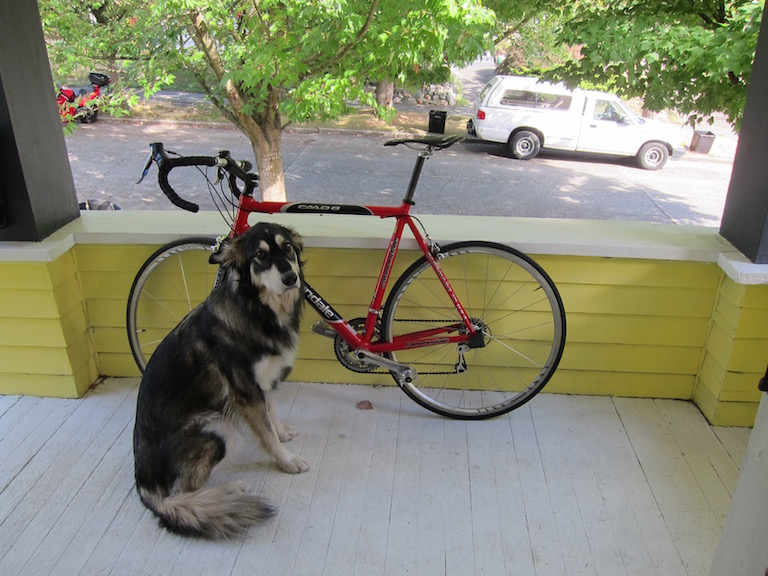
#> input picture 05_Jupyter_Notebook/dog.jpg, 768 x 576 px
$ jupyter execute --allow-errors yolov2.ipynb
#> lines starting #> are read from the running program, lines starting #| are printed output that depends on the picture
[cell 1]
#==================================================
#                import package
#=================================================
import math
from pynq import Overlay
from PIL import Image as PIL_Image
from PIL import ImageDraw as PIL_ImageDraw
from PIL import ImageFont
import matplotlib.pyplot as plt
import numpy as np
import math
from pynq import MMIO
from pynq import Xlnk
import time
import ctypes

[cell 2]
#image path
ORIG_IMG_PATH   = 'dog.jpg'

#> (a cell that did not finish here is left out)

#> (a cell that did not finish here is left out)

#> (a cell that did not finish here is left out)

#> (a cell that did not finish here is left out)

[cell 7]
#===============================================
#           yolov2 net_work data
#==============================================

weight_offset = [864, 18432, 73728, 8192, 73728,
		294912, 32768, 294912, 1179648, 131072, 1179648, 131072,
		1179648, 4718592, 524288, 4718592, 524288, 4718592, 9437184,
		9437184, 32768, 11796480, 435200, 0, 0, 0, 0, 0, 0, 0, 0, 0]
beta_offset = [32, 64, 128, 64, 128, 256, 128, 256, 512, 256, 512, 256, 512, 1024,
		512, 1024, 512, 1024, 1024, 1024, 64, 1024, 425, 0, 0, 0, 0, 0, 0, 0, 0, 0]
inputQ  = [14,9,10,11,10,11,11,10,11,11,10,10,10,10,11, 9,11,10, 9,11,10,10,11,9]
weightQ = [ 10,15,15,13,15,15,14,15,15,14,15,14,15,15,14,15,14,14,15,15,15,15,14 ]
betaQ = [11,12,11,12,12,12,12,12,12,13,12,12,13,13,13,12,12,12,15,13,14,13,13 ]

net_layers_outputs = [5537792,1384448,2768896,692224,1384448,692224,1384448,346112,
									692224,346112,692224,173056,346112,173056,346112,173056,
									346112,86528,173056,86528,173056,86528,173056,173056,
									173056,346112,43264,43264,216320,173056,71825,71825]

layertype = [0, 1, 0, 1, 0, 0, 0, 1, 0, 0, 0, 1, 0, 0, 0, 0, 0, 1, 0, 0, 0, 0, 0, 0, 0, 3, 0, 2, 3, 0, 0, 4]
layersize = [3, 2, 3, 2, 3, 1, 3, 2, 3, 1, 3, 2, 3, 1, 3, 1, 3, 2, 3, 1, 3, 1, 3, 3, 3, 0, 1, 0, 0, 3, 1, 0]
layerbatch_normalize = [1, 0, 1, 0, 1, 1, 1, 0, 1, 1, 1, 0, 1, 1, 1, 1, 1, 0, 1, 1, 1, 1, 1, 1, 1, 0, 1, 0, 0, 1, 0, 0]
layeractivation = [1, 0, 1, 0, 1, 1, 1, 0, 1, 1, 1, 0, 1, 1, 1, 1, 1, 0, 1, 1, 1, 1, 1, 1, 1, 0, 1, 0, 0, 1, 0, 0]

layerstride = [1, 2, 1, 2, 1, 1, 1, 2, 1, 1, 1, 2, 1, 1, 1, 1, 1, 2, 1, 1, 1, 1, 1, 1, 1, 0, 1, 2, 0, 1, 1, 0]
layerpad = [1,0,1,0,1,0,1,0,1,0,1,0,1,0,1,0,1,0,1,0,1,0,1,1,1,0,0,0,0,1,0,0]

layern= [32, 0, 64, 0, 128, 64, 128, 0, 256, 128, 256, 0, 512, 256, 512, 256, 512, 0, 1024, 512, 1024, 512, 1024, 1024, 1024, 1, 64, 0, 2, 1024, 425, 5]
layerw = [416, 416, 208, 208, 104, 104, 104, 104, 52, 52, 52, 52, 26, 26, 26, 26, 26, 26, 13, 13, 13, 13, 13, 13, 13, 0, 26, 26, 0, 13, 13, 13]
layerh= [416, 416, 208, 208, 104, 104, 104, 104, 52, 52, 52, 52, 26, 26, 26, 26, 26, 26, 13, 13, 13, 13, 13, 13, 13, 0, 26, 26, 0, 13, 13, 13]
layerc = [3, 32, 32, 64, 64, 128, 64, 128, 128, 256, 128, 256, 256, 512, 256, 512, 256, 512, 512, 1024, 512, 1024, 512, 1024, 1024, 0, 512, 64, 0, 1280, 1024, 425]
layerout_w = [416, 208, 208, 104, 104, 104, 104, 52, 52, 52, 52, 26, 26, 26, 26, 26, 26, 13, 13, 13, 13, 13, 13, 13, 13, 26, 26, 13, 13, 13, 13, 13]
layerout_h = [416, 208, 208, 104, 104, 104, 104, 52, 52, 52, 52, 26, 26, 26, 26, 26, 26, 13, 13, 13, 13, 13, 13, 13, 13, 26, 26, 13, 13, 13, 13, 13]
layerout_c = [32, 32, 64, 64, 128, 64, 128, 128, 256, 128, 256, 256, 512, 256, 512, 256, 512, 512, 1024, 512, 1024, 512, 1024, 1024, 1024, 512, 64, 256, 1280, 1024, 425, 425]

layerbias = [0.57273, 0.677385, 1.87446, 2.06253, 3.33843, 5.47434, 7.88282, 3.52778, 9.77052, 9.16828]

classes = 80
batch = 1
coords=4
background = 0
softmax =1

S=2
K=3
Tn=4
Tm=32
Tr=26
Tc=26

OnChipIB_Width=((Tc-1)*S+K)
OnChipIB_Height=((Tr-1)*S+K)
ALPHA_BETA_MAX_NUM=1024

#> (the rest of this cell did not finish here and is left out)

[cell 8]
#===============================================
#                  yolov2 hw Ex
#==============================================

#IP_base_address
IP_BASE_ADDRESS    =  0x43C00000
ADDRESS_RANGE      = 0x180

XYOLO2_FPGA_CTRL_BUS_ADDR_AP_CTRL            =0x000
XYOLO2_FPGA_CTRL_BUS_ADDR_GIE                =0x004
XYOLO2_FPGA_CTRL_BUS_ADDR_IER                =0x008
XYOLO2_FPGA_CTRL_BUS_ADDR_ISR                =0x00c
XYOLO2_FPGA_CTRL_BUS_ADDR_INPUT_R_DATA       =0x010
XYOLO2_FPGA_CTRL_BUS_ADDR_INPUT1_DATA        =0x018
XYOLO2_FPGA_CTRL_BUS_ADDR_INPUT2_DATA        =0x020
XYOLO2_FPGA_CTRL_BUS_ADDR_INPUT3_DATA        =0x028
XYOLO2_FPGA_CTRL_BUS_ADDR_OUTPUT_R_DATA      =0x030
XYOLO2_FPGA_CTRL_BUS_ADDR_OUTPUT1_DATA       =0x038
XYOLO2_FPGA_CTRL_BUS_ADDR_WEIGHT_DATA        =0x040
XYOLO2_FPGA_CTRL_BUS_ADDR_BETA_DATA          =0x048
XYOLO2_FPGA_CTRL_BUS_ADDR_INFM_NUM_DATA      =0x050
XYOLO2_FPGA_CTRL_BUS_ADDR_OUTFM_NUM_DATA     =0x058
XYOLO2_FPGA_CTRL_BUS_ADDR_KERNEL_SIZE_DATA   =0x060
XYOLO2_FPGA_CTRL_BUS_ADDR_KERNEL_STRIDE_DATA =0x068
XYOLO2_FPGA_CTRL_BUS_ADDR_INPUT_W_DATA       =0x070
XYOLO2_FPGA_CTRL_BUS_ADDR_INPUT_H_DATA       =0x078
XYOLO2_FPGA_CTRL_BUS_ADDR_OUTPUT_W_DATA      =0x080
XYOLO2_FPGA_CTRL_BUS_ADDR_OUTPUT_H_DATA      =0x088
XYOLO2_FPGA_CTRL_BUS_ADDR_PADDING_DATA       =0x090
XYOLO2_FPGA_CTRL_BUS_ADDR_ISNL_DATA          =0x098
XYOLO2_FPGA_CTRL_BUS_ADDR_ISBN_DATA          =0x0a0
XYOLO2_FPGA_CTRL_BUS_ADDR_TM_DATA            =0x0a8
XYOLO2_FPGA_CTRL_BUS_ADDR_TN_DATA            =0x0b0
XYOLO2_FPGA_CTRL_BUS_ADDR_TR_DATA            =0x0b8
XYOLO2_FPGA_CTRL_BUS_ADDR_TC_DATA            =0x0c0
XYOLO2_FPGA_CTRL_BUS_ADDR_MLOOPS_DATA        =0x0c8
XYOLO2_FPGA_CTRL_BUS_ADDR_NLOOPS_DATA        =0x0d0
XYOLO2_FPGA_CTRL_BUS_ADDR_RLOOPS_DATA        =0x0d8
XYOLO2_FPGA_CTRL_BUS_ADDR_CLOOPS_DATA        =0x0e0
XYOLO2_FPGA_CTRL_BUS_ADDR_LAYERTYPE_DATA     =0x0e8
XYOLO2_FPGA_CTRL_BUS_ADDR_INPUTQ_DATA        =0x0f0
XYOLO2_FPGA_CTRL_BUS_ADDR_OUTPUTQ_DATA       =0x0f8
XYOLO2_FPGA_CTRL_BUS_ADDR_WEIGHTQ_DATA       =0x100
XYOLO2_FPGA_CTRL_BUS_ADDR_BETAQ_DATA         =0x108
XYOLO2_FPGA_CTRL_BUS_ADDR_TROW_LOOPS_DATA    =0x110

#XYOLO2_FPGA_CTRL_BUS_ADDR Write data

# [68 lines left out: function YOLO__Init_EX, not called in this run]

[cell 9]
#============================================
#			read image and resize
#============================================
def load_image():
        orig_img_path = (ORIG_IMG_PATH)

        try:
            img = PIL_Image.open(orig_img_path)
#> img is the input picture: PIL image 768x576 RGB; mean R, G, B 134.4, 135.7, 114.1
            print("Open pictrue success!")
        except IOError:
            print("fail to load image!")
        print("pictrue size:",img.size)
#| pictrue size: (768, 576)
        print("pictrue mode:",img.mode)
#| pictrue mode: RGB
        return img

def letterbox_image(img,w,h):
        if((float)(w/img_w))<((float)(h/img_h)):
            new_w = w
            new_h = (img_h*w)//img_w
        else:
            new_w = (img_w*h)//img_h
            new_h = h
        img_resized = img.resize((new_w,new_h),PIL_Image.BILINEAR)

        boxed = PIL_Image.new('RGB',(w,h),(127,127,127))
        box1 = (0,0,new_w,new_h)
        boxed.paste(img_resized.crop(box1),((w-new_w)//2,(h-new_h)//2))

        return boxed
def image_to_array_1dim(img,w,h):

        img_r,img_g,img_b = img.split()


        image_array_r = np.array(img_r,dtype='float32')/255
        image_array_g = np.array(img_g,dtype='float32')/255
        image_array_b = np.array(img_b,dtype= 'float32')/255

        image_array_r = image_array_r.reshape(w*h,)
        image_array_g = image_array_g.reshape(w*h,)
        image_array_b = image_array_b.reshape(w*h,)

        img_array_3 = [image_array_r,image_array_g,image_array_b]
        img_array_3 = np.array(img_array_3)
        img_array_3 = img_array_3.reshape(3*w*h,)
        return img_array_3

def float32_int(img_array_3_416_416):
        current_in = np.array(img_array_3_416_416[::2]*(math.pow(2.0,14)),dtype='uint16')
        next_in = np.array(img_array_3_416_416[1::2]*(math.pow(2.0,14)),dtype= 'uint16')
        input_tmp_img = next_in*65536 + current_in
        input_tmp_img.dtype
        return input_tmp_img

[cell 10]
#==============================================
#                yolov2  Ex  FPGA
#==============================================


# [120 lines left out: function yolo_fpga, not called in this run]

[cell 11]
#============================================
#			Struct detection
#============================================
class box:
    # [5 lines left out: function __init__, not called in this run]

class detection:
    # [53 lines left out: functions __init__, entry_index, get_region_box, correct_region_boxes, not called in this run]

[cell 12]
#============================================
#			 forward_region_layer
#============================================
# [28 lines left out: functions activate_array, forward_region_layer, not called in this run]

[cell 13]
#============================================
#			get_network_boxes
#============================================

nms=0.45
thresh = 0.5
hier_thresh = .5

#====================
#make_network_boxes   dets
nboxes =  845

#=====================
# [33 lines left out: function get_region_detections, not called in this run]


def fill_network_boxes(net_input,w,h,layerw,layerh,layern,netw,neth,outputs,thresh,dets):
        get_region_detections(net_input,w,h,layerw,layerh,layern,netw,neth,outputs,thresh,dets)

[cell 14]
#============================================
#			 do_nms_sort
#============================================
from operator import itemgetter, attrgetter

def box_iou(a, b):
    return box_intersection(a, b)/box_union(a, b)
# [61 lines left out: functions overlap, box_intersection, box_union, do_nms_sort, not called in this run]

[cell 15]
#===================================================
#			read label
#===================================================
orig_name_path = ("coco.names")
label_name = []
#> (the rest of this cell did not finish here and is left out)

[cell 16]
#============================================
#			 Draw detection
#============================================

# [62 lines left out: function draw_detections, not called in this run]

[cell 17]
#==============================================
#                yolov2  main function
#==============================================
def yolo_meminout(frame_in,img_w,img_h,frame_out):

    start_time = time.time()


    img_boxed = letterbox_image(frame_in,416,416)
    img_boxed.save("pictrue_boxed.jpg")
    img_array_3_416_416 = image_to_array_1dim(img_boxed,416,416)

    input_tmp_img = float32_int(img_array_3_416_416)
    end_time = time.time()
    image_preprocess = end_time - start_time


    #load image to memory start
    start_time = time.time()
    np.copyto(img_base_buffer[0:259584],input_tmp_img)
    print("yolov2_image copy ok\n")
    end_time = time.time()
    load_image_to_memory = end_time - start_time
    #load image to memory end

    #start yolo_fpga
    #fpga_process_time start
    start_time = time.time()
    region_buff = np.zeros((73008,), dtype=np.float32)

    yolo_fpga(img_base_buffer,region_buff)
    end_time = time.time()
    fpga_process_time = end_time - start_time
    #fpga_process_time end


    #region_layer_process_time start
    start_time = time.time()
    layer_output =np.zeros(71825)
    net_input=np.zeros(71825)
    np.copyto(net_input,region_buff[0:71825])
    np.copyto(layer_output,net_input)
    forward_region_layer(net_input,layer_output,layerw[31],layerh[31],layern[31],net_layers_outputs[31])
    np.copyto(net_input,layer_output)
    end_time = time.time()
    region_layer_process_time = end_time - start_time
    #region_layer_process_time end


    #post_process_time start
    dets = []
    start_time = time.time()
    for i in range(0,845):
        dets.append(detection())
    for i in range(0,845):
            dets[i].prob = np.zeros(classes,dtype = "float")
    fill_network_boxes(net_input,img_w,img_h,layerw[31],layerh[31],layern[31],layerw[0],layerh[0],net_layers_outputs[31],thresh,dets)

    do_nms_sort(nboxes,classes,nms,dets)

    draw_detections(frame_out,img_w,img_h,nboxes,thresh,label_name,classes,dets)
    end_time = time.time()


    post_process_time  = end_time - start_time

    print("image_preprocess         :",image_preprocess)
    print("load image to memory time:",load_image_to_memory)
    print("fpga_process_time        :",fpga_process_time)
    print("region_layer_process_time:",region_layer_process_time)
    print("post_process_time        :",post_process_time)

[cell 18]
frame_in=load_image()
img_w =frame_in.size[0]
#> img_w = 768
img_h =frame_in.size[1]
#> img_h = 576

#frame_in_img = PIL_Image.fromarray(frame_in)

img_out = frame_in
#> (the rest of this cell did not finish here and is left out)

#> in letterbox_image, `boxed = PIL_Image.new('RGB',(w,h),(127,127,127))`: boxed: PIL image 416x416 RGB; every value is 127
#> in letterbox_image, `boxed.paste(img_resized.crop(box1),((w-new_w)//2,(h-new_h)//2))`:
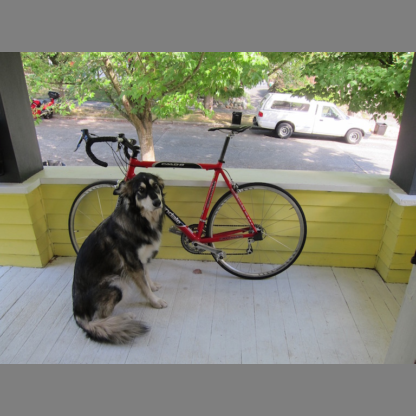
#> boxed: PIL image 416x416 RGB; mean R, G, B 132.6, 133.5, 117.3
#> in image_to_array_1dim, `img_r,img_g,img_b = img.split()`:
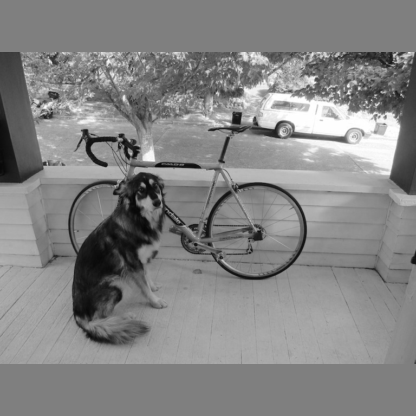
#> img_r: PIL image 416x416 L; min 6, max 255, mean 132.6
#> in image_to_array_1dim, `img_r,img_g,img_b = img.split()`:
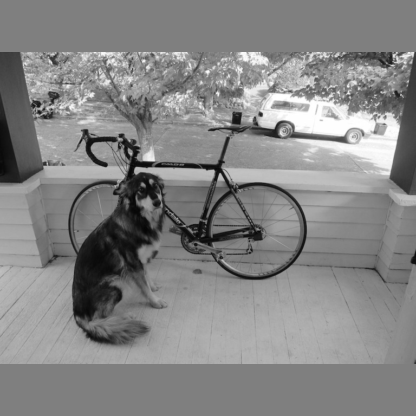
#> img_g: PIL image 416x416 L; min 5, max 255, mean 133.5
#> in image_to_array_1dim, `img_r,img_g,img_b = img.split()`:
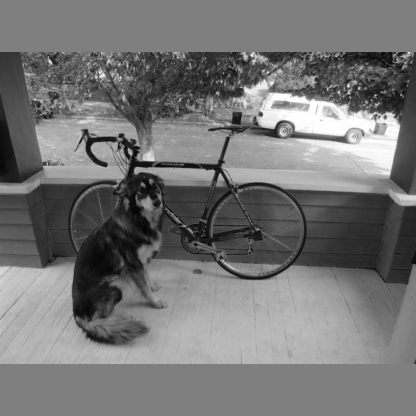
#> img_b: PIL image 416x416 L; min 4, max 255, mean 117.3
img_out

$ run again, with 05_Jupyter_Notebook/cat.jpg copied over 05_Jupyter_Notebook/dog.jpg
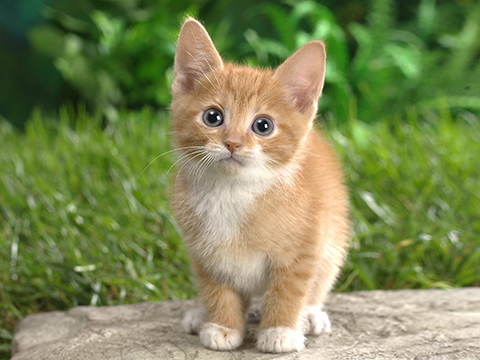
#> input picture 05_Jupyter_Notebook/cat.jpg, 480 x 360 px
#> in load_image, img is the input picture: PIL image 480x360 RGB; mean R, G, B 125.8, 136, 85.7
#| pictrue size: (480, 360)
#| pictrue mode: RGB
#> in image_to_array_1dim, `img_r,img_g,img_b = img.split()`:
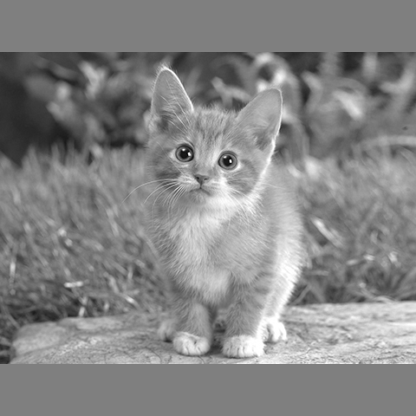
#> img_g: PIL image 416x416 L; min 9, max 255, mean 133.7
#> in image_to_array_1dim, `img_r,img_g,img_b = img.split()`:
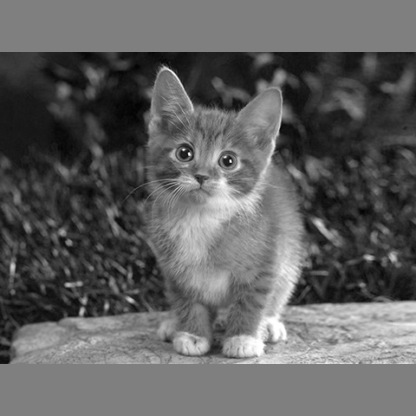
#> img_b: PIL image 416x416 L; min 1, max 255, mean 96

$ run again, with 05_Jupyter_Notebook/person.jpg copied over 05_Jupyter_Notebook/dog.jpg
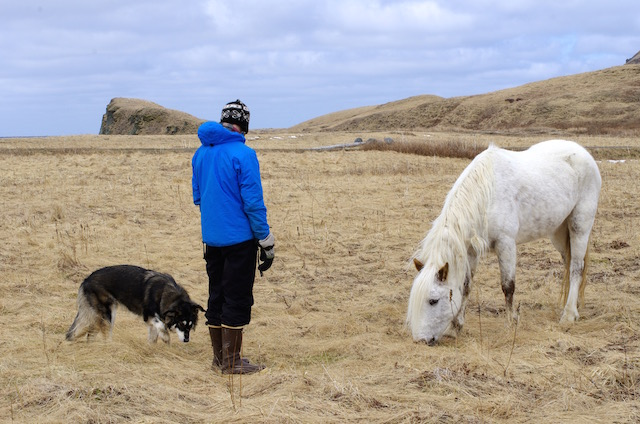
#> input picture 05_Jupyter_Notebook/person.jpg, 640 x 424 px
#> in load_image, img is the input picture: PIL image 640x424 RGB; mean R, G, B 166.5, 160.1, 154.7
#| pictrue size: (640, 424)
#| pictrue mode: RGB
#> in image_to_array_1dim, `img_r,img_g,img_b = img.split()`:
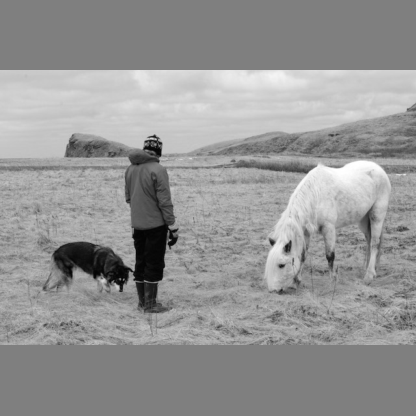
#> img_g: PIL image 416x416 L; min 3, max 255, mean 148.9
#> in image_to_array_1dim, `img_r,img_g,img_b = img.split()`:
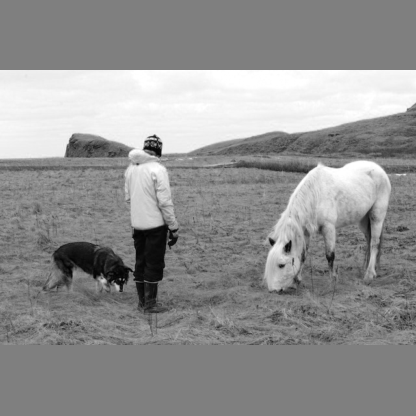
#> img_b: PIL image 416x416 L; min 2, max 255, mean 145.3
